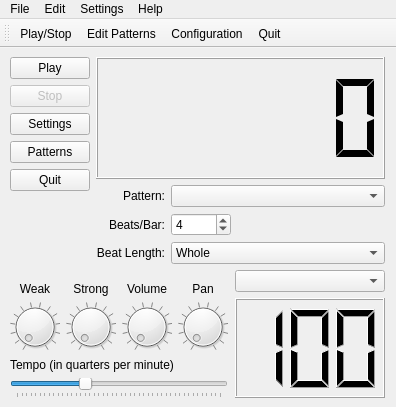
<?xml version="1.0" encoding="UTF-8"?>
<ui version="4.0">
 <class>KMetronomeWindow</class>
 <widget class="QMainWindow" name="KMetronomeWindow">
  <property name="geometry">
   <rect>
    <x>0</x>
    <y>0</y>
    <width>396</width>
    <height>407</height>
   </rect>
  </property>
  <property name="windowTitle">
   <string>Drumstick Metronome</string>
  </property>
  <property name="windowIcon">
   <iconset resource="kmetronome.qrc">
    <normaloff>:/midi/icons/midi/icon16.png</normaloff>:/midi/icons/midi/icon16.png</iconset>
  </property>
  <widget class="QWidget" name="centralwidget">
   <layout class="QGridLayout" name="gridLayout_3">
    <item row="0" column="0" colspan="2">
     <layout class="QHBoxLayout" name="horizontalLayout">
      <item>
       <widget class="QFrame" name="m_fakeToolbar">
        <layout class="QVBoxLayout" name="verticalLayout_4">
         <property name="leftMargin">
          <number>0</number>
         </property>
         <property name="topMargin">
          <number>0</number>
         </property>
         <property name="rightMargin">
          <number>0</number>
         </property>
         <property name="bottomMargin">
          <number>0</number>
         </property>
         <item>
          <widget class="QPushButton" name="m_playbtn">
           <property name="sizePolicy">
            <sizepolicy hsizetype="Minimum" vsizetype="Fixed">
             <horstretch>0</horstretch>
             <verstretch>0</verstretch>
            </sizepolicy>
           </property>
           <property name="whatsThis">
            <string>This button starts playing the rhythm pattern</string>
           </property>
           <property name="text">
            <string>Play</string>
           </property>
           <property name="icon">
            <iconset theme="media-playback-start">
             <normaloff/>
            </iconset>
           </property>
          </widget>
         </item>
         <item>
          <widget class="QPushButton" name="m_stopbtn">
           <property name="enabled">
            <bool>false</bool>
           </property>
           <property name="sizePolicy">
            <sizepolicy hsizetype="Minimum" vsizetype="Fixed">
             <horstretch>0</horstretch>
             <verstretch>0</verstretch>
            </sizepolicy>
           </property>
           <property name="whatsThis">
            <string>This button stops playing the rhythm pattern</string>
           </property>
           <property name="text">
            <string>Stop</string>
           </property>
           <property name="icon">
            <iconset theme="media-playback-stop">
             <normaloff/>
            </iconset>
           </property>
          </widget>
         </item>
         <item>
          <widget class="QPushButton" name="m_configbtn">
           <property name="sizePolicy">
            <sizepolicy hsizetype="Minimum" vsizetype="Fixed">
             <horstretch>0</horstretch>
             <verstretch>0</verstretch>
            </sizepolicy>
           </property>
           <property name="whatsThis">
            <string>This button opens the configuration window</string>
           </property>
           <property name="text">
            <string>Settings</string>
           </property>
           <property name="icon">
            <iconset theme="configure">
             <normaloff/>
            </iconset>
           </property>
          </widget>
         </item>
         <item>
          <widget class="QPushButton" name="m_patternbtn">
           <property name="whatsThis">
            <string>This button opens the pattern editor</string>
           </property>
           <property name="text">
            <string>Patterns</string>
           </property>
           <property name="icon">
            <iconset theme="document-edit">
             <normaloff/>
            </iconset>
           </property>
          </widget>
         </item>
         <item>
          <widget class="QPushButton" name="m_exitbtn">
           <property name="sizePolicy">
            <sizepolicy hsizetype="Minimum" vsizetype="Fixed">
             <horstretch>0</horstretch>
             <verstretch>0</verstretch>
            </sizepolicy>
           </property>
           <property name="whatsThis">
            <string>This button exits the program</string>
           </property>
           <property name="text">
            <string>Quit</string>
           </property>
           <property name="icon">
            <iconset theme="application-exit">
             <normaloff/>
            </iconset>
           </property>
          </widget>
         </item>
         <item>
          <spacer name="verticalSpacer_2">
           <property name="orientation">
            <enum>Qt::Vertical</enum>
           </property>
           <property name="sizeHint" stdset="0">
            <size>
             <width>20</width>
             <height>28</height>
            </size>
           </property>
          </spacer>
         </item>
        </layout>
       </widget>
      </item>
      <item>
       <layout class="QVBoxLayout" name="verticalLayout_2">
        <item>
         <widget class="QLCDNumber" name="m_measureLCD">
          <property name="sizePolicy">
           <sizepolicy hsizetype="Expanding" vsizetype="Expanding">
            <horstretch>0</horstretch>
            <verstretch>0</verstretch>
           </sizepolicy>
          </property>
          <property name="whatsThis">
           <string>Number of measures (bars) and beats played from beginning</string>
          </property>
          <property name="digitCount">
           <number>6</number>
          </property>
          <property name="mode">
           <enum>QLCDNumber::Dec</enum>
          </property>
          <property name="segmentStyle">
           <enum>QLCDNumber::Flat</enum>
          </property>
         </widget>
        </item>
        <item>
         <layout class="QFormLayout" name="formLayout_2">
          <property name="fieldGrowthPolicy">
           <enum>QFormLayout::AllNonFixedFieldsGrow</enum>
          </property>
          <property name="labelAlignment">
           <set>Qt::AlignRight|Qt::AlignTrailing|Qt::AlignVCenter</set>
          </property>
          <item row="0" column="1">
           <widget class="QComboBox" name="m_pattern">
            <property name="sizePolicy">
             <sizepolicy hsizetype="Expanding" vsizetype="Fixed">
              <horstretch>0</horstretch>
              <verstretch>0</verstretch>
             </sizepolicy>
            </property>
            <property name="whatsThis">
             <string>This is the pattern definition to play, either &quot;Automatic&quot; or a custom defined one.</string>
            </property>
           </widget>
          </item>
          <item row="1" column="0">
           <widget class="QLabel" name="lblBeats_2">
            <property name="text">
             <string>Beats/Bar:</string>
            </property>
            <property name="alignment">
             <set>Qt::AlignRight|Qt::AlignTrailing|Qt::AlignVCenter</set>
            </property>
            <property name="buddy">
             <cstring>m_beatsBar</cstring>
            </property>
           </widget>
          </item>
          <item row="1" column="1">
           <widget class="QSpinBox" name="m_beatsBar">
            <property name="maximumSize">
             <size>
              <width>60</width>
              <height>16777215</height>
             </size>
            </property>
            <property name="whatsThis">
             <string>This is the number of beats for each measure (bar).
Values are from 1 to 32.
It is the numerator of the time signature specification.</string>
            </property>
            <property name="value">
             <number>4</number>
            </property>
            <property name="maxValue" stdset="0">
             <number>32</number>
            </property>
            <property name="minValue" stdset="0">
             <number>1</number>
            </property>
           </widget>
          </item>
          <item row="2" column="0">
           <widget class="QLabel" name="lblFigure_2">
            <property name="text">
             <string>Beat Length:</string>
            </property>
            <property name="alignment">
             <set>Qt::AlignRight|Qt::AlignTrailing|Qt::AlignVCenter</set>
            </property>
            <property name="wordWrap">
             <bool>false</bool>
            </property>
            <property name="buddy">
             <cstring>m_figure</cstring>
            </property>
           </widget>
          </item>
          <item row="2" column="1">
           <widget class="QComboBox" name="m_figure">
            <property name="whatsThis">
             <string>This is the beat length.
Values mean 1, 2, 4, 8, 16, 32 and 64.
It is the denominator in the time signature specification.</string>
            </property>
            <property name="currentIndex">
             <number>0</number>
            </property>
            <property name="currentItem" stdset="0">
             <number>0</number>
            </property>
            <item>
             <property name="text">
              <string>Whole</string>
             </property>
             <property name="icon">
              <iconset resource="kmetronome.qrc">
               <normaloff>:/icons/1.png</normaloff>:/icons/1.png</iconset>
             </property>
            </item>
            <item>
             <property name="text">
              <string>Half</string>
             </property>
             <property name="icon">
              <iconset resource="kmetronome.qrc">
               <normaloff>:/icons/2.png</normaloff>:/icons/2.png</iconset>
             </property>
            </item>
            <item>
             <property name="text">
              <string>Quarter</string>
             </property>
             <property name="icon">
              <iconset resource="kmetronome.qrc">
               <normaloff>:/icons/4.png</normaloff>:/icons/4.png</iconset>
             </property>
            </item>
            <item>
             <property name="text">
              <string>Eighth</string>
             </property>
             <property name="icon">
              <iconset resource="kmetronome.qrc">
               <normaloff>:/icons/8.png</normaloff>:/icons/8.png</iconset>
             </property>
            </item>
            <item>
             <property name="text">
              <string>Sixteenth</string>
             </property>
             <property name="icon">
              <iconset resource="kmetronome.qrc">
               <normaloff>:/icons/16.png</normaloff>:/icons/16.png</iconset>
             </property>
            </item>
            <item>
             <property name="text">
              <string>Thirty-Second</string>
             </property>
             <property name="icon">
              <iconset resource="kmetronome.qrc">
               <normaloff>:/icons/32.png</normaloff>:/icons/32.png</iconset>
             </property>
            </item>
            <item>
             <property name="text">
              <string>Sixty-Fourth</string>
             </property>
             <property name="icon">
              <iconset resource="kmetronome.qrc">
               <normaloff>:/icons/64.png</normaloff>:/icons/64.png</iconset>
             </property>
            </item>
           </widget>
          </item>
          <item row="0" column="0">
           <widget class="QLabel" name="lblPattern_2">
            <property name="text">
             <string>Pattern:</string>
            </property>
            <property name="alignment">
             <set>Qt::AlignRight|Qt::AlignTrailing|Qt::AlignVCenter</set>
            </property>
            <property name="buddy">
             <cstring>m_pattern</cstring>
            </property>
           </widget>
          </item>
         </layout>
        </item>
       </layout>
      </item>
     </layout>
    </item>
    <item row="1" column="0">
     <layout class="QGridLayout" name="gridLayout">
      <item row="0" column="0">
       <widget class="QLabel" name="label_5">
        <property name="text">
         <string comment="weak notes MIDI velocity">Weak</string>
        </property>
        <property name="alignment">
         <set>Qt::AlignBottom|Qt::AlignHCenter</set>
        </property>
        <property name="buddy">
         <cstring>m_dial1</cstring>
        </property>
       </widget>
      </item>
      <item row="0" column="1">
       <widget class="QLabel" name="label_6">
        <property name="text">
         <string comment="strong notes MIDI velocity">Strong</string>
        </property>
        <property name="alignment">
         <set>Qt::AlignBottom|Qt::AlignHCenter</set>
        </property>
        <property name="buddy">
         <cstring>m_dial2</cstring>
        </property>
       </widget>
      </item>
      <item row="0" column="2">
       <widget class="QLabel" name="label_7">
        <property name="text">
         <string comment="audio volume level">Volume</string>
        </property>
        <property name="alignment">
         <set>Qt::AlignBottom|Qt::AlignHCenter</set>
        </property>
        <property name="buddy">
         <cstring>m_dial3</cstring>
        </property>
       </widget>
      </item>
      <item row="0" column="3">
       <widget class="QLabel" name="label_8">
        <property name="text">
         <string comment="audio panning">Pan</string>
        </property>
        <property name="alignment">
         <set>Qt::AlignBottom|Qt::AlignHCenter</set>
        </property>
        <property name="buddy">
         <cstring>m_dial4</cstring>
        </property>
       </widget>
      </item>
      <item row="1" column="0">
       <widget class="QDial" name="m_dial1">
        <property name="maximumSize">
         <size>
          <width>50</width>
          <height>50</height>
         </size>
        </property>
        <property name="whatsThis">
         <string>This is the velocity of the weak notes in the automatic rhythm pattern (all of them, except the first one)</string>
        </property>
        <property name="maximum">
         <number>127</number>
        </property>
        <property name="singleStep">
         <number>1</number>
        </property>
        <property name="notchTarget">
         <double>10.000000000000000</double>
        </property>
        <property name="notchesVisible">
         <bool>true</bool>
        </property>
       </widget>
      </item>
      <item row="1" column="1">
       <widget class="QDial" name="m_dial2">
        <property name="maximumSize">
         <size>
          <width>50</width>
          <height>50</height>
         </size>
        </property>
        <property name="whatsThis">
         <string>This is the velocity of the strong note in the automatic rhythm pattern (the first one)</string>
        </property>
        <property name="maximum">
         <number>127</number>
        </property>
        <property name="singleStep">
         <number>1</number>
        </property>
        <property name="notchTarget">
         <double>10.000000000000000</double>
        </property>
        <property name="notchesVisible">
         <bool>true</bool>
        </property>
       </widget>
      </item>
      <item row="1" column="2">
       <widget class="QDial" name="m_dial3">
        <property name="maximumSize">
         <size>
          <width>50</width>
          <height>50</height>
         </size>
        </property>
        <property name="whatsThis">
         <string>This is the MIDI volume control (CC7)</string>
        </property>
        <property name="maximum">
         <number>127</number>
        </property>
        <property name="singleStep">
         <number>1</number>
        </property>
        <property name="notchTarget">
         <double>10.000000000000000</double>
        </property>
        <property name="notchesVisible">
         <bool>true</bool>
        </property>
       </widget>
      </item>
      <item row="1" column="3">
       <widget class="QDial" name="m_dial4">
        <property name="maximumSize">
         <size>
          <width>50</width>
          <height>50</height>
         </size>
        </property>
        <property name="whatsThis">
         <string>This is the MIDI pan control (CC10)</string>
        </property>
        <property name="maximum">
         <number>127</number>
        </property>
        <property name="singleStep">
         <number>1</number>
        </property>
        <property name="notchTarget">
         <double>10.000000000000000</double>
        </property>
        <property name="notchesVisible">
         <bool>true</bool>
        </property>
       </widget>
      </item>
     </layout>
    </item>
    <item row="1" column="1" rowspan="2">
     <layout class="QVBoxLayout" name="aireLayout">
      <item>
       <widget class="QComboBox" name="m_air">
        <property name="whatsThis">
         <string>This is the musical name of the tempo value</string>
        </property>
       </widget>
      </item>
      <item>
       <widget class="QLCDNumber" name="m_tempoLCD">
        <property name="sizePolicy">
         <sizepolicy hsizetype="Fixed" vsizetype="Fixed">
          <horstretch>0</horstretch>
          <verstretch>0</verstretch>
         </sizepolicy>
        </property>
        <property name="minimumSize">
         <size>
          <width>150</width>
          <height>100</height>
         </size>
        </property>
        <property name="whatsThis">
         <string>The current &lt;i&gt;tempo&lt;/i&gt; value</string>
        </property>
        <property name="digitCount">
         <number>3</number>
        </property>
        <property name="value" stdset="0">
         <double>100.000000000000000</double>
        </property>
       </widget>
      </item>
     </layout>
    </item>
    <item row="2" column="0">
     <layout class="QVBoxLayout" name="tempoSliderLayout">
      <item>
       <widget class="QLabel" name="textLabel1">
        <property name="sizePolicy">
         <sizepolicy hsizetype="Preferred" vsizetype="Maximum">
          <horstretch>0</horstretch>
          <verstretch>0</verstretch>
         </sizepolicy>
        </property>
        <property name="text">
         <string>Tempo (in quarters per minute)</string>
        </property>
        <property name="wordWrap">
         <bool>false</bool>
        </property>
        <property name="buddy">
         <cstring>m_tempo</cstring>
        </property>
       </widget>
      </item>
      <item>
       <widget class="QSlider" name="m_tempo">
        <property name="sizePolicy">
         <sizepolicy hsizetype="Minimum" vsizetype="Fixed">
          <horstretch>0</horstretch>
          <verstretch>0</verstretch>
         </sizepolicy>
        </property>
        <property name="minimumSize">
         <size>
          <width>0</width>
          <height>0</height>
         </size>
        </property>
        <property name="whatsThis">
         <string>This slider changes the &lt;i&gt;tempo&lt;/i&gt;, or speed of the rhythm.
Values are 25 to 250 quarters per minute (&lt;i&gt;Maelzel Metronome units&lt;/i&gt;).</string>
        </property>
        <property name="minimum">
         <number>25</number>
        </property>
        <property name="maximum">
         <number>250</number>
        </property>
        <property name="value">
         <number>100</number>
        </property>
        <property name="orientation">
         <enum>Qt::Horizontal</enum>
        </property>
        <property name="tickPosition">
         <enum>QSlider::TicksBelow</enum>
        </property>
        <property name="tickInterval">
         <number>5</number>
        </property>
       </widget>
      </item>
     </layout>
    </item>
   </layout>
  </widget>
  <widget class="QMenuBar" name="menubar">
   <property name="geometry">
    <rect>
     <x>0</x>
     <y>0</y>
     <width>396</width>
     <height>19</height>
    </rect>
   </property>
   <widget class="QMenu" name="menuFile">
    <property name="title">
     <string>File</string>
    </property>
    <addaction name="actionImportPatterns"/>
    <addaction name="actionExportPatterns"/>
    <addaction name="actionPlayStop"/>
    <addaction name="separator"/>
    <addaction name="actionQuit"/>
   </widget>
   <widget class="QMenu" name="menuEdit">
    <property name="title">
     <string>Edit</string>
    </property>
    <addaction name="actionEditPatterns"/>
   </widget>
   <widget class="QMenu" name="menuHelp">
    <property name="title">
     <string>Help</string>
    </property>
    <widget class="QMenu" name="menuLanguage">
     <property name="title">
      <string>language</string>
     </property>
    </widget>
    <addaction name="actionHelp"/>
    <addaction name="separator"/>
    <addaction name="menuLanguage"/>
    <addaction name="separator"/>
    <addaction name="actionAbout"/>
    <addaction name="actionAboutQt"/>
   </widget>
   <widget class="QMenu" name="menuSettings">
    <property name="title">
     <string>Settings</string>
    </property>
    <addaction name="separator"/>
    <addaction name="actionShowActionButtons"/>
    <addaction name="actionShowToolbar"/>
    <addaction name="separator"/>
    <addaction name="actionConfiguration"/>
   </widget>
   <addaction name="menuFile"/>
   <addaction name="menuEdit"/>
   <addaction name="menuSettings"/>
   <addaction name="menuHelp"/>
  </widget>
  <widget class="QToolBar" name="toolBar">
   <property name="windowTitle">
    <string>toolBar</string>
   </property>
   <property name="iconSize">
    <size>
     <width>32</width>
     <height>32</height>
    </size>
   </property>
   <attribute name="toolBarArea">
    <enum>TopToolBarArea</enum>
   </attribute>
   <attribute name="toolBarBreak">
    <bool>false</bool>
   </attribute>
   <addaction name="actionPlayStop"/>
   <addaction name="actionEditPatterns"/>
   <addaction name="actionConfiguration"/>
   <addaction name="actionQuit"/>
  </widget>
  <action name="actionImportPatterns">
   <property name="icon">
    <iconset theme="document-import">
     <normaloff/>
    </iconset>
   </property>
   <property name="text">
    <string>Import Patterns</string>
   </property>
  </action>
  <action name="actionExportPatterns">
   <property name="icon">
    <iconset theme="document-export">
     <normaloff/>
    </iconset>
   </property>
   <property name="text">
    <string>Export Patterns</string>
   </property>
  </action>
  <action name="actionPlayStop">
   <property name="checkable">
    <bool>true</bool>
   </property>
   <property name="icon">
    <iconset theme="media-playback-start">
     <normaloff/>
    </iconset>
   </property>
   <property name="text">
    <string>Play/Stop</string>
   </property>
  </action>
  <action name="actionEditPatterns">
   <property name="icon">
    <iconset theme="document-edit">
     <normaloff/>
    </iconset>
   </property>
   <property name="text">
    <string>Edit Patterns</string>
   </property>
  </action>
  <action name="actionConfiguration">
   <property name="icon">
    <iconset theme="configure">
     <normaloff/>
    </iconset>
   </property>
   <property name="text">
    <string>Configuration</string>
   </property>
  </action>
  <action name="actionAbout">
   <property name="icon">
    <iconset resource="kmetronome.qrc">
     <normaloff>:/midi/icons/midi/icon16.png</normaloff>:/midi/icons/midi/icon16.png</iconset>
   </property>
   <property name="text">
    <string>about</string>
   </property>
  </action>
  <action name="actionQuit">
   <property name="icon">
    <iconset theme="application-exit">
     <normaloff/>
    </iconset>
   </property>
   <property name="text">
    <string>Quit</string>
   </property>
   <property name="shortcut">
    <string>Ctrl+Q</string>
   </property>
  </action>
  <action name="actionShowActionButtons">
   <property name="checkable">
    <bool>true</bool>
   </property>
   <property name="checked">
    <bool>true</bool>
   </property>
   <property name="text">
    <string>Show Action Buttons</string>
   </property>
  </action>
  <action name="actionShowToolbar">
   <property name="checkable">
    <bool>true</bool>
   </property>
   <property name="checked">
    <bool>true</bool>
   </property>
   <property name="text">
    <string>Show Toolbar</string>
   </property>
  </action>
  <action name="actionAboutQt">
   <property name="text">
    <string>about Qt</string>
   </property>
  </action>
  <action name="actionHelp">
   <property name="icon">
    <iconset theme="help-contents">
     <normaloff/>
    </iconset>
   </property>
   <property name="text">
    <string>Help Contents</string>
   </property>
  </action>
 </widget>
 <resources>
  <include location="kmetronome.qrc"/>
 </resources>
 <connections>
  <connection>
   <sender>actionShowToolbar</sender>
   <signal>toggled(bool)</signal>
   <receiver>toolBar</receiver>
   <slot>setVisible(bool)</slot>
   <hints>
    <hint type="sourcelabel">
     <x>-1</x>
     <y>-1</y>
    </hint>
    <hint type="destinationlabel">
     <x>197</x>
     <y>42</y>
    </hint>
   </hints>
  </connection>
  <connection>
   <sender>toolBar</sender>
   <signal>visibilityChanged(bool)</signal>
   <receiver>actionShowToolbar</receiver>
   <slot>setChecked(bool)</slot>
   <hints>
    <hint type="sourcelabel">
     <x>197</x>
     <y>42</y>
    </hint>
    <hint type="destinationlabel">
     <x>-1</x>
     <y>-1</y>
    </hint>
   </hints>
  </connection>
 </connections>
</ui>
